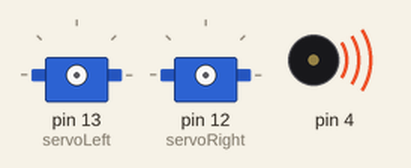
A sketch run on a simulated Arduino Uno, built with avr-gcc and run on an emulated ATmega328P. On the bench: 2 × servo, buzzer (waves = sounding).

Above: at 0.1 s.
At 1.1 s:
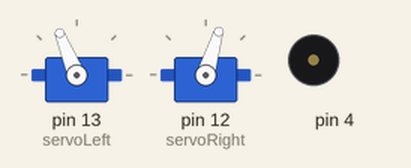
At 3.1 s:
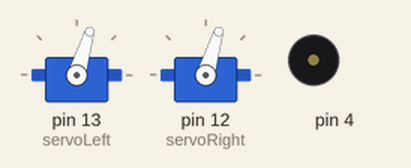
At 3.7 s:
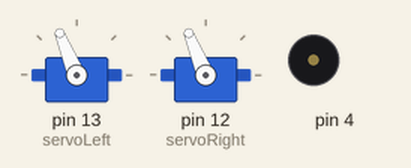
At 4.3 s:
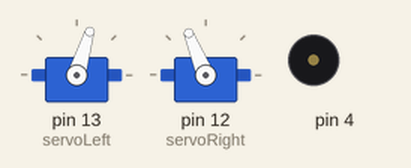
At 6.3 s:
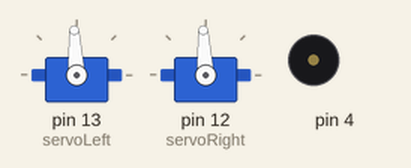
Timing chart, 0 to 7.8 s (numbered marks = the images above):
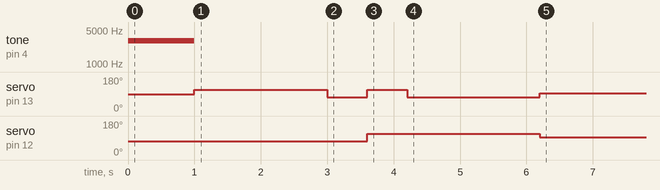

The sketch:

ControlWithCharacters.ino
```cpp
// Robotics with the BOE Shield – ControlWithCharacters
// Move forward, left, right, then backward for testing and tuning.

#include <Servo.h>                           // Include servo library

char maneuvers[] = "fffffffffflllrrrbbbbbbbbbbs";

Servo servoLeft;                             // Declare left and right servos
Servo servoRight;

void setup()                                 // Built-in initialization block
{
  tone(4, 3000, 1000);                       // Play tone for 1 second
  delay(1000);                               // Delay to finish tone

  servoLeft.attach(13);                      // Attach left signal to P13
  servoRight.attach(12);                     // Attach right signal to P12

  // Parse maneuvers and feed each successive character to the go function.
  int index = 0;
  do
  {
    go(maneuvers[index]);
  } while(maneuvers[index++] != 's');}

void loop()                                  // Main loop auto-repeats
{                                            // Empty, nothing needs repeating
}

void go(char c)                              // go function
{
  switch(c)                                  // Switch to code based on c
  {
    case 'f':                                // c contains 'f'
      servoLeft.writeMicroseconds(1700);     // Full speed forward
      servoRight.writeMicroseconds(1300);
      break;
    case 'b':                                // c contains 'b'
      servoLeft.writeMicroseconds(1300);     // Full speed backward
      servoRight.writeMicroseconds(1700);
      break;
    case 'l':                                // c contains 'l'
      servoLeft.writeMicroseconds(1300);     // Rotate left in place
      servoRight.writeMicroseconds(1300);
      break;
    case 'r':                                // c contains 'r'
      servoLeft.writeMicroseconds(1700);     // Rotate right in place
      servoRight.writeMicroseconds(1700);
      break;
    case 's':                                // c contains 's'
      servoLeft.writeMicroseconds(1500);     // Stop
      servoRight.writeMicroseconds(1500);
      break;
  }
  delay(200);                                 // Execute for 0.2 seconds
}
```
